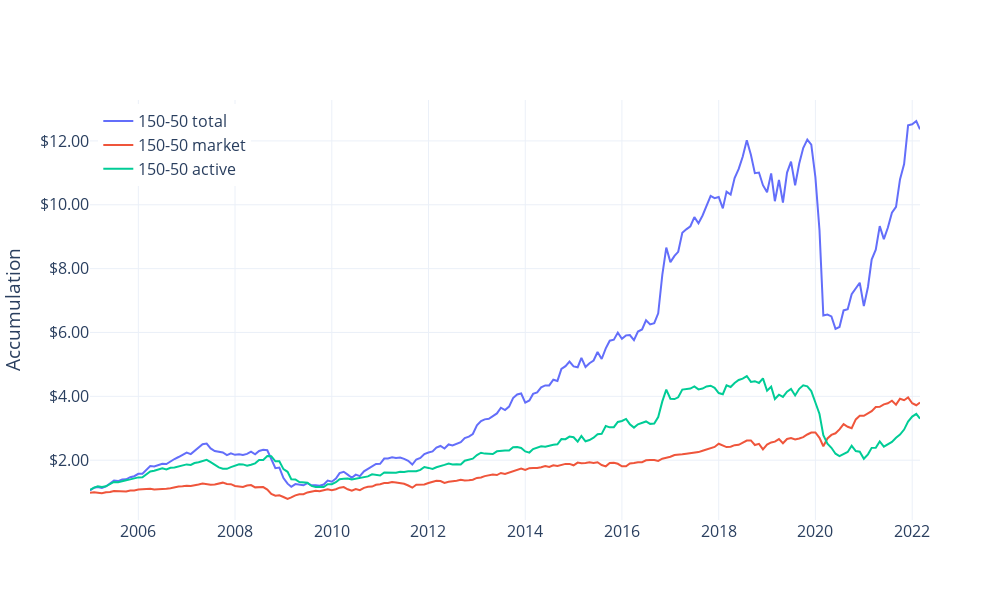

The cell this chart's notebook holds for it:
### Code cell
import pandas as pd
import plotly.graph_objects as go
import statsmodels.formula.api as smf
from pandas_datareader import DataReader as pdr

ret = pd.read_csv("rets.csv", index_col="date")
ret = 1.5*ret.best - 0.5*ret.worst

ff = pdr("F-F_Research_Data_Factors", "famafrench", start=2005)[0]/100
ff.index = ff.index.astype(str)
mkt_rf = ff["Mkt-RF"]
rf = ff["RF"]

df = pd.concat((ret, mkt_rf, rf), axis=1)
df.columns = ["ret", "mkt_rf", "rf"]
df["ret_rf"] = df.ret - df.rf
df["mkt"] = df.mkt_rf + df.rf
df.index.name = "date" 
df = df.reset_index()
df = df.dropna()

result = smf.ols("ret_rf~mkt_rf", df).fit()
beta = result.params["mkt_rf"]
mkt = df.rf + beta*df.mkt_rf 
active = df.ret - mkt

trace1 = go.Scatter(
    x = df.date,
    y = (1+df.ret).cumprod(),
    name = "150-50 total",
    hovertemplate="%{x}<br>total=$%{y:.2f}<extra></extra>"
)
trace2 = go.Scatter(
    x = df.date,
    y = (1+active).cumprod(),
    name = "150-50 active",
    hovertemplate="%{x}<br>active=$%{y:.2f}<extra></extra>"
)
trace3 = go.Scatter(
    x = df.date,
    y = (1+mkt).cumprod(),
    name = "150-50 market",
    hovertemplate="%{x}<br>market=$%{y:.2f}<extra></extra>"
)
fig = go.Figure()
for trace in [trace1, trace3, trace2]:
    fig.add_trace(trace)

fig.update_layout(
    yaxis_title="Accumulation",
    xaxis_title_font = {"size":18},
    template="plotly_white",
    yaxis_tickprefix="$",
    yaxis_tickformat=".2f",
    height=600,  
    width=1000,
    legend=dict(
      x = 0.01,
      y = 0.99
    ),
    font_size=16
)

fig.show()

### Figure 1 — Plotly figure (JSON) as saved in the notebook; plotly's stock layout.template omitted (floating-point values rounded to 4 significant figures; data arrays with more than 128 entries replaced by an {"elided": "..."} marker saying what was removed)
{"data": [{"hovertemplate": "%{x}<br>total=$%{y:.2f}<extra></extra>", "name": "150-50 total", "type": "scatter", "x": {"elided": "207 str values"}, "y": {"elided": "207 float values"}}, {"hovertemplate": "%{x}<br>market=$%{y:.2f}<extra></extra>", "name": "150-50 market", "type": "scatter", "x": {"elided": "207 str values"}, "y": {"elided": "207 float values"}}, {"hovertemplate": "%{x}<br>active=$%{y:.2f}<extra></extra>", "name": "150-50 active", "type": "scatter", "x": {"elided": "207 str values"}, "y": {"elided": "207 float values"}}], "layout": {"font": {"size": 16}, "height": 600, "legend": {"x": 0.01, "y": 0.99}, "width": 1000, "xaxis": {"title": {"font": {"size": 18}}}, "yaxis": {"tickformat": ".2f", "tickprefix": "$", "title": {"text": "Accumulation"}}}}
